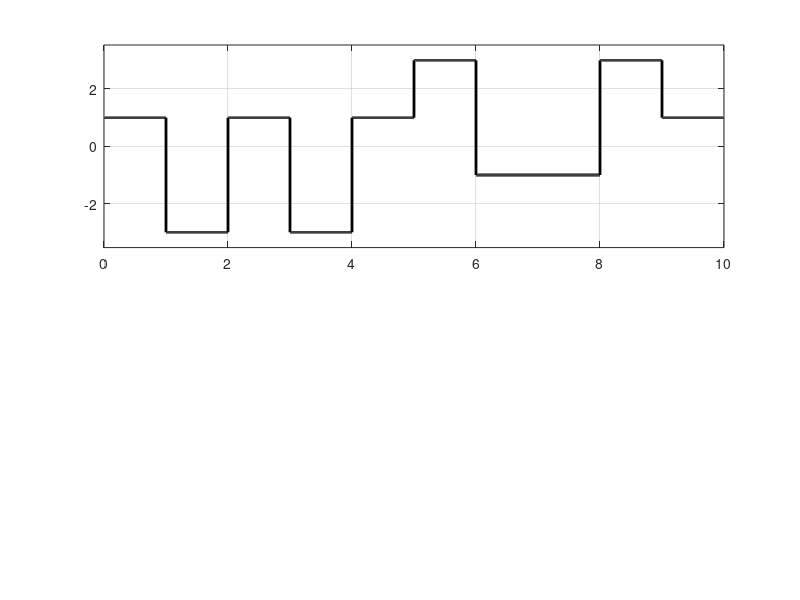

Recreate this plot in MATLAB. (Note: this script raises an error after producing the figure.)
clc
close all
clear all


freqAmostragem = 10000;
nPeriodos = 10;
tempoSimbolo_T = 1;
fc = 5 / tempoSimbolo_T;
numBits_k = 2;
numSinais_M = 2^( numBits_k );
indicesAmplitudes_i = randi( numSinais_M, nPeriodos );
amplitude_Pulso = 1;
energiaPulso_Eg = tempoSimbolo_T * amplitude_Pulso;
amplitudeBase_d = sqrt( energiaPulso_Eg / 2 ); 

eixoTemporal = 0:( 1/freqAmostragem ): ( nPeriodos * tempoSimbolo_T ) - ( 1/freqAmostragem );
pulso_g = amplitude_Pulso * ones( freqAmostragem, 1 );
sinalASK_BB = zeros( nPeriodos * freqAmostragem, 1 );

for iPeriodo = 1 : nPeriodos
    
    amplitude = ( 2 * indicesAmplitudes_i( iPeriodo ) - 1 - numSinais_M ) * amplitudeBase_d;
    indiceNoPeriodo = ( iPeriodo - 1 ) * freqAmostragem + 1 : ( iPeriodo ) * freqAmostragem; 
    sinalASK_BB( indiceNoPeriodo ) = amplitude * sqrt( 2 / energiaPulso_Eg ) * amplitude_Pulso;
    
end
figure
subplot(2,1,1);
plot( eixoTemporal, sinalASK_BB, 'Linewidth', 2, 'Color', 'k' );
ylim( [ ( 2 - 1 - numSinais_M - 2 ) * amplitudeBase_d, ( numSinais_M + 1 ) * amplitudeBase_d ] );
grid on;

codigoGray = bin2gray( ( 0 : numSinais_M - 1 )', 'pam', numSinais_M );

propriedadesEixo = gca;
eixoAmplitude = sort( ( 2 * ( 1 : numSinais_M ) - 1 - numSinais_M ) );
propriedadesEixo.XTick = 0 : nPeriodos;
propriedadesEixo.XTickLabel = { strcat( num2str( propriedadesEixo.XTick' ), 'T' ) };
propriedadesEixo.XTickLabel( 1 ) = { num2str( 0 ) };
propriedadesEixo.YTick = eixoAmplitude;
propriedadesEixo.YTickLabel = { strcat( '( ', num2str( dec2base( codigoGray, 2 ) ), ')$\;$',...
    num2str( eixoAmplitude' ) ) };
propriedadesEixo.TickLabelInterpreter = 'Latex';
propriedadesEixo.FontSize = 13;

xlabel( 'Tempo (s)', 'Interpreter', 'Latex', 'FontSize', 15 );
ylabel( 'Amplitude (V)', 'Interpreter', 'Latex', 'FontSize', 15 );
title( [ '\textbf{Sinal ASK Banda Base} -- $M =\;$' num2str( numSinais_M ) '$, d = \sqrt{E_g / 2}$' ],...
    'Interpreter', 'Latex', 'FontSize', 15 );
 
sinalASK_PF =  sinalASK_BB .* cos( 2 * pi * fc * eixoTemporal' );

subplot(2,1,2);
plot( eixoTemporal, sinalASK_PF, 'Linewidth', 2, 'Color', 'k' );
ylim( [ ( 2 - 1 - numSinais_M - 2 ) * amplitudeBase_d, ( numSinais_M + 1 ) * amplitudeBase_d ] );
grid on;

propriedadesEixo = gca;
propriedadesEixo.XTick = 0 : nPeriodos;
propriedadesEixo.XTickLabel = { strcat( num2str( propriedadesEixo.XTick' ), 'T' ) };
propriedadesEixo.XTickLabel( 1 ) = { num2str( 0 ) };
propriedadesEixo.YTick = eixoAmplitude;
propriedadesEixo.YTickLabel = { strcat( '( ', num2str( dec2base( codigoGray, 2 ) ), ')$\;$',...
    num2str( eixoAmplitude' ) ) };
propriedadesEixo.TickLabelInterpreter = 'Latex';
propriedadesEixo.FontSize = 13;

xlabel( 'Tempo (s)', 'Interpreter', 'Latex', 'FontSize', 15 );
ylabel( 'Amplitude (V)', 'Interpreter', 'Latex', 'FontSize', 15 );
title( [ '\textbf{Sinal ASK Passa Faixa} -- $M =\;$' num2str( numSinais_M ) ', $d = \sqrt{E_g / 2}$' ],...
    'Interpreter', 'Latex', 'FontSize', 15 );

